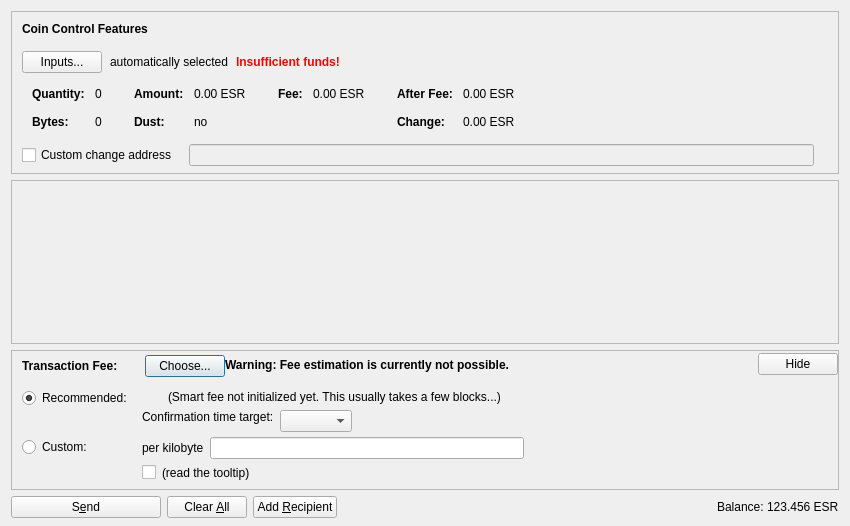
<?xml version="1.0" encoding="UTF-8"?>
<ui version="4.0">
 <class>SendCoinsDialog</class>
 <widget class="QDialog" name="SendCoinsDialog">
  <property name="geometry">
   <rect>
    <x>0</x>
    <y>0</y>
    <width>850</width>
    <height>526</height>
   </rect>
  </property>
  <property name="windowTitle">
   <string>Send Coins</string>
  </property>
  <layout class="QVBoxLayout" name="verticalLayout" stretch="0,1,0,0">
   <property name="bottomMargin">
    <number>8</number>
   </property>
   <item>
    <widget class="QFrame" name="frameCoinControl">
     <property name="sizePolicy">
      <sizepolicy hsizetype="Expanding" vsizetype="Expanding">
       <horstretch>0</horstretch>
       <verstretch>0</verstretch>
      </sizepolicy>
     </property>
     <property name="maximumSize">
      <size>
       <width>16777215</width>
       <height>16777215</height>
      </size>
     </property>
     <property name="frameShape">
      <enum>QFrame::StyledPanel</enum>
     </property>
     <property name="frameShadow">
      <enum>QFrame::Sunken</enum>
     </property>
     <layout class="QVBoxLayout" name="verticalLayoutCoinControl2">
      <property name="spacing">
       <number>0</number>
      </property>
      <property name="leftMargin">
       <number>0</number>
      </property>
      <property name="topMargin">
       <number>0</number>
      </property>
      <property name="rightMargin">
       <number>0</number>
      </property>
      <property name="bottomMargin">
       <number>6</number>
      </property>
      <item>
       <layout class="QVBoxLayout" name="verticalLayoutCoinControl" stretch="0,0,0,0,1">
        <property name="spacing">
         <number>0</number>
        </property>
        <property name="leftMargin">
         <number>10</number>
        </property>
        <property name="topMargin">
         <number>10</number>
        </property>
        <item>
         <layout class="QHBoxLayout" name="horizontalLayoutCoinControl1">
          <property name="bottomMargin">
           <number>15</number>
          </property>
          <item>
           <widget class="QLabel" name="labelCoinControlFeatures">
            <property name="sizePolicy">
             <sizepolicy hsizetype="Preferred" vsizetype="Maximum">
              <horstretch>0</horstretch>
              <verstretch>0</verstretch>
             </sizepolicy>
            </property>
            <property name="font">
             <font>
              <weight>75</weight>
              <bold>true</bold>
             </font>
            </property>
            <property name="styleSheet">
             <string notr="true">font-weight:bold;</string>
            </property>
            <property name="text">
             <string>Coin Control Features</string>
            </property>
           </widget>
          </item>
         </layout>
        </item>
        <item>
         <layout class="QHBoxLayout" name="horizontalLayoutCoinControl2" stretch="0,0,0,0">
          <property name="spacing">
           <number>8</number>
          </property>
          <property name="bottomMargin">
           <number>10</number>
          </property>
          <item>
           <widget class="QPushButton" name="pushButtonCoinControl">
            <property name="styleSheet">
             <string notr="true"/>
            </property>
            <property name="text">
             <string>Inputs...</string>
            </property>
            <property name="autoDefault">
             <bool>false</bool>
            </property>
           </widget>
          </item>
          <item>
           <widget class="QLabel" name="labelCoinControlAutomaticallySelected">
            <property name="text">
             <string>automatically selected</string>
            </property>
            <property name="margin">
             <number>5</number>
            </property>
           </widget>
          </item>
          <item>
           <widget class="QLabel" name="labelCoinControlInsuffFunds">
            <property name="font">
             <font>
              <weight>75</weight>
              <bold>true</bold>
             </font>
            </property>
            <property name="styleSheet">
             <string notr="true">color:red;font-weight:bold;</string>
            </property>
            <property name="text">
             <string>Insufficient funds!</string>
            </property>
            <property name="margin">
             <number>5</number>
            </property>
           </widget>
          </item>
          <item>
           <spacer name="horizontalSpacerCoinControl">
            <property name="orientation">
             <enum>Qt::Horizontal</enum>
            </property>
            <property name="sizeHint" stdset="0">
             <size>
              <width>40</width>
              <height>1</height>
             </size>
            </property>
           </spacer>
          </item>
         </layout>
        </item>
        <item>
         <widget class="QWidget" name="widgetCoinControl" native="true">
          <property name="sizePolicy">
           <sizepolicy hsizetype="Preferred" vsizetype="Preferred">
            <horstretch>0</horstretch>
            <verstretch>0</verstretch>
           </sizepolicy>
          </property>
          <property name="minimumSize">
           <size>
            <width>0</width>
            <height>0</height>
           </size>
          </property>
          <property name="styleSheet">
           <string notr="true"/>
          </property>
          <layout class="QHBoxLayout" name="horizontalLayoutCoinControl5">
           <property name="leftMargin">
            <number>0</number>
           </property>
           <property name="topMargin">
            <number>0</number>
           </property>
           <property name="rightMargin">
            <number>0</number>
           </property>
           <property name="bottomMargin">
            <number>0</number>
           </property>
           <item>
            <layout class="QHBoxLayout" name="horizontalLayoutCoinControl3" stretch="0,0,0,1">
             <property name="spacing">
              <number>20</number>
             </property>
             <property name="topMargin">
              <number>0</number>
             </property>
             <property name="bottomMargin">
              <number>10</number>
             </property>
             <item>
              <layout class="QFormLayout" name="formLayoutCoinControl1">
               <property name="horizontalSpacing">
                <number>10</number>
               </property>
               <property name="verticalSpacing">
                <number>14</number>
               </property>
               <property name="leftMargin">
                <number>10</number>
               </property>
               <property name="topMargin">
                <number>4</number>
               </property>
               <property name="rightMargin">
                <number>6</number>
               </property>
               <item row="0" column="0">
                <widget class="QLabel" name="labelCoinControlQuantityText">
                 <property name="font">
                  <font>
                   <weight>75</weight>
                   <bold>true</bold>
                  </font>
                 </property>
                 <property name="text">
                  <string>Quantity:</string>
                 </property>
                 <property name="margin">
                  <number>0</number>
                 </property>
                </widget>
               </item>
               <item row="0" column="1">
                <widget class="QLabel" name="labelCoinControlQuantity">
                 <property name="cursor">
                  <cursorShape>IBeamCursor</cursorShape>
                 </property>
                 <property name="contextMenuPolicy">
                  <enum>Qt::ActionsContextMenu</enum>
                 </property>
                 <property name="text">
                  <string notr="true">0</string>
                 </property>
                 <property name="margin">
                  <number>0</number>
                 </property>
                 <property name="textInteractionFlags">
                  <set>Qt::LinksAccessibleByMouse|Qt::TextSelectableByKeyboard|Qt::TextSelectableByMouse</set>
                 </property>
                </widget>
               </item>
               <item row="1" column="0">
                <widget class="QLabel" name="labelCoinControlBytesText">
                 <property name="font">
                  <font>
                   <weight>75</weight>
                   <bold>true</bold>
                  </font>
                 </property>
                 <property name="text">
                  <string>Bytes:</string>
                 </property>
                </widget>
               </item>
               <item row="1" column="1">
                <widget class="QLabel" name="labelCoinControlBytes">
                 <property name="cursor">
                  <cursorShape>IBeamCursor</cursorShape>
                 </property>
                 <property name="contextMenuPolicy">
                  <enum>Qt::ActionsContextMenu</enum>
                 </property>
                 <property name="text">
                  <string notr="true">0</string>
                 </property>
                 <property name="textInteractionFlags">
                  <set>Qt::LinksAccessibleByMouse|Qt::TextSelectableByKeyboard|Qt::TextSelectableByMouse</set>
                 </property>
                </widget>
               </item>
              </layout>
             </item>
             <item>
              <layout class="QFormLayout" name="formLayoutCoinControl2">
               <property name="horizontalSpacing">
                <number>10</number>
               </property>
               <property name="verticalSpacing">
                <number>14</number>
               </property>
               <property name="leftMargin">
                <number>6</number>
               </property>
               <property name="topMargin">
                <number>4</number>
               </property>
               <property name="rightMargin">
                <number>6</number>
               </property>
               <item row="0" column="0">
                <widget class="QLabel" name="labelCoinControlAmountText">
                 <property name="font">
                  <font>
                   <weight>75</weight>
                   <bold>true</bold>
                  </font>
                 </property>
                 <property name="text">
                  <string>Amount:</string>
                 </property>
                 <property name="margin">
                  <number>0</number>
                 </property>
                </widget>
               </item>
               <item row="0" column="1">
                <widget class="QLabel" name="labelCoinControlAmount">
                 <property name="cursor">
                  <cursorShape>IBeamCursor</cursorShape>
                 </property>
                 <property name="contextMenuPolicy">
                  <enum>Qt::ActionsContextMenu</enum>
                 </property>
                 <property name="text">
                  <string notr="true">0.00 ESR</string>
                 </property>
                 <property name="textInteractionFlags">
                  <set>Qt::LinksAccessibleByMouse|Qt::TextSelectableByKeyboard|Qt::TextSelectableByMouse</set>
                 </property>
                </widget>
               </item>
               <item row="1" column="0">
                <widget class="QLabel" name="labelCoinControlLowOutputText">
                 <property name="font">
                  <font>
                   <weight>75</weight>
                   <bold>true</bold>
                  </font>
                 </property>
                 <property name="text">
                  <string>Dust:</string>
                 </property>
                </widget>
               </item>
               <item row="1" column="1">
                <widget class="QLabel" name="labelCoinControlLowOutput">
                 <property name="cursor">
                  <cursorShape>IBeamCursor</cursorShape>
                 </property>
                 <property name="contextMenuPolicy">
                  <enum>Qt::ActionsContextMenu</enum>
                 </property>
                 <property name="text">
                  <string notr="true">no</string>
                 </property>
                 <property name="textInteractionFlags">
                  <set>Qt::LinksAccessibleByMouse|Qt::TextSelectableByKeyboard|Qt::TextSelectableByMouse</set>
                 </property>
                </widget>
               </item>
              </layout>
             </item>
             <item>
              <layout class="QFormLayout" name="formLayoutCoinControl3">
               <property name="horizontalSpacing">
                <number>10</number>
               </property>
               <property name="verticalSpacing">
                <number>14</number>
               </property>
               <property name="leftMargin">
                <number>6</number>
               </property>
               <property name="topMargin">
                <number>4</number>
               </property>
               <property name="rightMargin">
                <number>6</number>
               </property>
               <item row="0" column="0">
                <widget class="QLabel" name="labelCoinControlFeeText">
                 <property name="font">
                  <font>
                   <weight>75</weight>
                   <bold>true</bold>
                  </font>
                 </property>
                 <property name="text">
                  <string>Fee:</string>
                 </property>
                 <property name="margin">
                  <number>0</number>
                 </property>
                </widget>
               </item>
               <item row="0" column="1">
                <widget class="QLabel" name="labelCoinControlFee">
                 <property name="cursor">
                  <cursorShape>IBeamCursor</cursorShape>
                 </property>
                 <property name="contextMenuPolicy">
                  <enum>Qt::ActionsContextMenu</enum>
                 </property>
                 <property name="text">
                  <string notr="true">0.00 ESR</string>
                 </property>
                 <property name="textInteractionFlags">
                  <set>Qt::LinksAccessibleByMouse|Qt::TextSelectableByKeyboard|Qt::TextSelectableByMouse</set>
                 </property>
                </widget>
               </item>
              </layout>
             </item>
             <item>
              <layout class="QFormLayout" name="formLayoutCoinControl4">
               <property name="horizontalSpacing">
                <number>10</number>
               </property>
               <property name="verticalSpacing">
                <number>14</number>
               </property>
               <property name="leftMargin">
                <number>6</number>
               </property>
               <property name="topMargin">
                <number>4</number>
               </property>
               <property name="rightMargin">
                <number>6</number>
               </property>
               <item row="0" column="0">
                <widget class="QLabel" name="labelCoinControlAfterFeeText">
                 <property name="font">
                  <font>
                   <weight>75</weight>
                   <bold>true</bold>
                  </font>
                 </property>
                 <property name="text">
                  <string>After Fee:</string>
                 </property>
                 <property name="margin">
                  <number>0</number>
                 </property>
                </widget>
               </item>
               <item row="0" column="1">
                <widget class="QLabel" name="labelCoinControlAfterFee">
                 <property name="cursor">
                  <cursorShape>IBeamCursor</cursorShape>
                 </property>
                 <property name="contextMenuPolicy">
                  <enum>Qt::ActionsContextMenu</enum>
                 </property>
                 <property name="text">
                  <string notr="true">0.00 ESR</string>
                 </property>
                 <property name="textInteractionFlags">
                  <set>Qt::LinksAccessibleByMouse|Qt::TextSelectableByKeyboard|Qt::TextSelectableByMouse</set>
                 </property>
                </widget>
               </item>
               <item row="1" column="0">
                <widget class="QLabel" name="labelCoinControlChangeText">
                 <property name="font">
                  <font>
                   <weight>75</weight>
                   <bold>true</bold>
                  </font>
                 </property>
                 <property name="text">
                  <string>Change:</string>
                 </property>
                </widget>
               </item>
               <item row="1" column="1">
                <widget class="QLabel" name="labelCoinControlChange">
                 <property name="cursor">
                  <cursorShape>IBeamCursor</cursorShape>
                 </property>
                 <property name="contextMenuPolicy">
                  <enum>Qt::ActionsContextMenu</enum>
                 </property>
                 <property name="text">
                  <string notr="true">0.00 ESR</string>
                 </property>
                 <property name="textInteractionFlags">
                  <set>Qt::LinksAccessibleByMouse|Qt::TextSelectableByKeyboard|Qt::TextSelectableByMouse</set>
                 </property>
                </widget>
               </item>
              </layout>
             </item>
            </layout>
           </item>
          </layout>
         </widget>
        </item>
        <item>
         <layout class="QHBoxLayout" name="horizontalLayoutCoinControl4" stretch="0,0,0">
          <property name="spacing">
           <number>12</number>
          </property>
          <property name="sizeConstraint">
           <enum>QLayout::SetDefaultConstraint</enum>
          </property>
          <property name="topMargin">
           <number>5</number>
          </property>
          <property name="rightMargin">
           <number>5</number>
          </property>
          <item>
           <widget class="QCheckBox" name="checkBoxCoinControlChange">
            <property name="toolTip">
             <string>If this is activated, but the change address is empty or invalid, change will be sent to a newly generated address.</string>
            </property>
            <property name="text">
             <string>Custom change address</string>
            </property>
           </widget>
          </item>
          <item>
           <widget class="QValidatedLineEdit" name="lineEditCoinControlChange">
            <property name="enabled">
             <bool>false</bool>
            </property>
            <property name="sizePolicy">
             <sizepolicy hsizetype="Expanding" vsizetype="Fixed">
              <horstretch>0</horstretch>
              <verstretch>0</verstretch>
             </sizepolicy>
            </property>
           </widget>
          </item>
          <item>
           <widget class="QLabel" name="labelCoinControlChangeLabel">
            <property name="sizePolicy">
             <sizepolicy hsizetype="Preferred" vsizetype="Expanding">
              <horstretch>0</horstretch>
              <verstretch>0</verstretch>
             </sizepolicy>
            </property>
            <property name="minimumSize">
             <size>
              <width>0</width>
              <height>0</height>
             </size>
            </property>
            <property name="text">
             <string/>
            </property>
            <property name="margin">
             <number>3</number>
            </property>
           </widget>
          </item>
         </layout>
        </item>
        <item>
         <spacer name="verticalSpacerCoinControl">
          <property name="orientation">
           <enum>Qt::Vertical</enum>
          </property>
          <property name="sizeHint" stdset="0">
           <size>
            <width>800</width>
            <height>1</height>
           </size>
          </property>
         </spacer>
        </item>
       </layout>
      </item>
     </layout>
    </widget>
   </item>
   <item>
    <widget class="QScrollArea" name="scrollArea">
     <property name="widgetResizable">
      <bool>true</bool>
     </property>
     <widget class="QWidget" name="scrollAreaWidgetContents">
      <property name="geometry">
       <rect>
        <x>0</x>
        <y>0</y>
        <width>830</width>
        <height>104</height>
       </rect>
      </property>
      <layout class="QVBoxLayout" name="verticalLayout_2" stretch="0,1">
       <property name="leftMargin">
        <number>0</number>
       </property>
       <property name="topMargin">
        <number>0</number>
       </property>
       <property name="rightMargin">
        <number>0</number>
       </property>
       <property name="bottomMargin">
        <number>0</number>
       </property>
       <item>
        <layout class="QVBoxLayout" name="entries">
         <property name="spacing">
          <number>6</number>
         </property>
        </layout>
       </item>
       <item>
        <spacer name="verticalSpacer">
         <property name="orientation">
          <enum>Qt::Vertical</enum>
         </property>
         <property name="sizeHint" stdset="0">
          <size>
           <width>20</width>
           <height>40</height>
          </size>
         </property>
        </spacer>
       </item>
      </layout>
     </widget>
    </widget>
   </item>
   <item>
    <widget class="QFrame" name="frameFee">
     <property name="sizePolicy">
      <sizepolicy hsizetype="Expanding" vsizetype="Expanding">
       <horstretch>0</horstretch>
       <verstretch>0</verstretch>
      </sizepolicy>
     </property>
     <property name="maximumSize">
      <size>
       <width>16777215</width>
       <height>16777215</height>
      </size>
     </property>
     <property name="frameShape">
      <enum>QFrame::StyledPanel</enum>
     </property>
     <property name="frameShadow">
      <enum>QFrame::Sunken</enum>
     </property>
     <layout class="QVBoxLayout" name="verticalLayoutFee1">
      <property name="spacing">
       <number>0</number>
      </property>
      <property name="leftMargin">
       <number>0</number>
      </property>
      <property name="topMargin">
       <number>0</number>
      </property>
      <property name="rightMargin">
       <number>0</number>
      </property>
      <property name="bottomMargin">
       <number>0</number>
      </property>
      <item>
       <layout class="QVBoxLayout" name="verticalLayoutFee2" stretch="0,0,0">
        <property name="spacing">
         <number>0</number>
        </property>
        <property name="leftMargin">
         <number>10</number>
        </property>
        <property name="topMargin">
         <number>0</number>
        </property>
        <item>
         <layout class="QHBoxLayout" name="horizontalLayoutFee1">
          <property name="bottomMargin">
           <number>0</number>
          </property>
          <item>
           <layout class="QVBoxLayout" name="verticalLayoutFee7">
            <property name="spacing">
             <number>0</number>
            </property>
            <item>
             <spacer name="verticalSpacerSmartFee">
              <property name="orientation">
               <enum>Qt::Vertical</enum>
              </property>
              <property name="sizeType">
               <enum>QSizePolicy::Fixed</enum>
              </property>
              <property name="sizeHint" stdset="0">
               <size>
                <width>1</width>
                <height>4</height>
               </size>
              </property>
             </spacer>
            </item>
            <item>
             <layout class="QHBoxLayout" name="horizontalLayoutSmartFee">
              <property name="spacing">
               <number>10</number>
              </property>
              <item>
               <widget class="QLabel" name="labelFeeHeadline">
                <property name="sizePolicy">
                 <sizepolicy hsizetype="Preferred" vsizetype="Maximum">
                  <horstretch>0</horstretch>
                  <verstretch>0</verstretch>
                 </sizepolicy>
                </property>
                <property name="font">
                 <font>
                  <weight>75</weight>
                  <bold>true</bold>
                 </font>
                </property>
                <property name="styleSheet">
                 <string notr="true">font-weight:bold;</string>
                </property>
                <property name="text">
                 <string>Transaction Fee:</string>
                </property>
               </widget>
              </item>
              <item>
               <widget class="QLabel" name="labelFeeMinimized">
                <property name="text">
                 <string/>
                </property>
               </widget>
              </item>
              <item>
               <widget class="QPushButton" name="buttonChooseFee">
                <property name="text">
                 <string>Choose...</string>
                </property>
               </widget>
              </item>
             </layout>
            </item>
            <item>
             <spacer name="verticalSpacer_5">
              <property name="orientation">
               <enum>Qt::Vertical</enum>
              </property>
              <property name="sizeHint" stdset="0">
               <size>
                <width>1</width>
                <height>1</height>
               </size>
              </property>
             </spacer>
            </item>
           </layout>
          </item>
          <item>
           <widget class="QLabel" name="fallbackFeeWarningLabel">
            <property name="toolTip">
             <string>Using the fallbackfee can result in sending a transaction that will take several hours or days (or never) to confirm. Consider choosing your fee manually or wait until you have validated the complete chain.</string>
            </property>
            <property name="font">
            <font>
                <weight>75</weight>
                <bold>true</bold>
            </font>
            </property>
            <property name="text">
             <string>Warning: Fee estimation is currently not possible.</string>
            </property>
            <property name="wordWrap">
             <bool>false</bool>
            </property>
           </widget>
          </item>
          <item>
           <spacer name="horizontalSpacer_4">
            <property name="orientation">
             <enum>Qt::Horizontal</enum>
            </property>
            <property name="sizeType">
             <enum>QSizePolicy::MinimumExpanding</enum>
            </property>
            <property name="sizeHint" stdset="0">
             <size>
              <width>40</width>
              <height>20</height>
             </size>
            </property>
           </spacer>
          </item>
          <item>
           <widget class="QPushButton" name="buttonMinimizeFee">
            <property name="toolTip">
             <string>collapse fee-settings</string>
            </property>
            <property name="text">
             <string>Hide</string>
            </property>
           </widget>
          </item>
         </layout>
        </item>
        <item>
         <widget class="QFrame" name="frameFeeSelection">
          <layout class="QVBoxLayout" name="verticalLayoutFee12">
           <property name="spacing">
            <number>0</number>
           </property>
           <property name="leftMargin">
            <number>0</number>
           </property>
           <property name="topMargin">
            <number>0</number>
           </property>
           <property name="rightMargin">
            <number>0</number>
           </property>
           <property name="bottomMargin">
            <number>0</number>
           </property>
           <item>
            <layout class="QGridLayout" name="gridLayoutFee">
             <property name="topMargin">
              <number>10</number>
             </property>
             <property name="bottomMargin">
              <number>4</number>
             </property>
             <property name="horizontalSpacing">
              <number>10</number>
             </property>
             <property name="verticalSpacing">
              <number>4</number>
             </property>
             <item row="1" column="1">
              <layout class="QVBoxLayout" name="verticalLayoutFee8">
               <property name="spacing">
                <number>6</number>
               </property>
               <item>
                <layout class="QHBoxLayout" name="horizontalLayoutFee13">
                 <item>
                  <widget class="QLabel" name="labelCustomPerKilobyte">
                   <property name="toolTip">
                    <string>If the custom fee is set to 1000 satoshis and the transaction is only 250 bytes, then &quot;per kilobyte&quot; only pays 250 satoshis in fee, while &quot;total at least&quot; pays 1000 satoshis. For transactions bigger than a kilobyte both pay by kilobyte.</string>
                   </property>
                   <property name="text">
                    <string>per kilobyte</string>
                   </property>
                  </widget>
                 </item>
                 <item>
                  <widget class="BitcoinAmountField" name="customFee"/>
                 </item>
                 <item>
                  <spacer name="horizontalSpacer_6">
                   <property name="orientation">
                    <enum>Qt::Horizontal</enum>
                   </property>
                   <property name="sizeHint" stdset="0">
                    <size>
                     <width>1</width>
                     <height>1</height>
                    </size>
                   </property>
                  </spacer>
                 </item>
                </layout>
               </item>
               <item>
                <layout class="QHBoxLayout" name="horizontalLayoutFee8">
                 <item>
                  <widget class="QCheckBox" name="checkBoxMinimumFee">
                   <property name="toolTip">
                    <string>Paying only the minimum fee is just fine as long as there is less transaction volume than space in the blocks. But be aware that this can end up in a never confirming transaction once there is more demand for litecoin transactions than the network can process.</string>
                   </property>
                   <property name="text">
                    <string/>
                   </property>
                  </widget>
                 </item>
                 <item>
                  <widget class="QLabel" name="labelMinFeeWarning">
                   <property name="enabled">
                    <bool>true</bool>
                   </property>
                   <property name="toolTip">
                    <string>Paying only the minimum fee is just fine as long as there is less transaction volume than space in the blocks. But be aware that this can end up in a never confirming transaction once there is more demand for litecoin transactions than the network can process.</string>
                   </property>
                   <property name="text">
                    <string>(read the tooltip)</string>
                   </property>
                   <property name="margin">
                    <number>5</number>
                   </property>
                  </widget>
                 </item>
                 <item>
                  <spacer name="horizontalSpacer_2">
                   <property name="orientation">
                    <enum>Qt::Horizontal</enum>
                   </property>
                   <property name="sizeHint" stdset="0">
                    <size>
                     <width>1</width>
                     <height>1</height>
                    </size>
                   </property>
                  </spacer>
                 </item>
                </layout>
               </item>
              </layout>
             </item>
             <item row="0" column="0">
              <layout class="QVBoxLayout" name="verticalLayoutFee4" stretch="0,1">
               <item>
                <widget class="QRadioButton" name="radioSmartFee">
                 <property name="text">
                  <string>Recommended:</string>
                 </property>
                 <property name="checked">
                  <bool>true</bool>
                 </property>
                 <attribute name="buttonGroup">
                  <string notr="true">groupFee</string>
                 </attribute>
                </widget>
               </item>
               <item>
                <spacer name="verticalSpacer_2">
                 <property name="orientation">
                  <enum>Qt::Vertical</enum>
                 </property>
                 <property name="sizeHint" stdset="0">
                  <size>
                   <width>1</width>
                   <height>1</height>
                  </size>
                 </property>
                </spacer>
               </item>
              </layout>
             </item>
             <item row="1" column="0">
              <layout class="QVBoxLayout" name="verticalLayoutFee9" stretch="0,1">
               <item>
                <widget class="QRadioButton" name="radioCustomFee">
                 <property name="text">
                  <string>Custom:</string>
                 </property>
                 <attribute name="buttonGroup">
                  <string notr="true">groupFee</string>
                 </attribute>
                </widget>
               </item>
               <item>
                <spacer name="verticalSpacer_6">
                 <property name="orientation">
                  <enum>Qt::Vertical</enum>
                 </property>
                 <property name="sizeHint" stdset="0">
                  <size>
                   <width>1</width>
                   <height>1</height>
                  </size>
                 </property>
                </spacer>
               </item>
              </layout>
             </item>
             <item row="0" column="1">
              <layout class="QVBoxLayout" name="verticalLayoutFee3" stretch="0,0,1">
               <property name="spacing">
                <number>6</number>
               </property>
               <property name="topMargin">
                <number>2</number>
               </property>
               <item>
                <layout class="QHBoxLayout" name="horizontalLayoutFee12">
                 <item>
                  <widget class="QLabel" name="labelSmartFee">
                   <property name="text">
                    <string/>
                   </property>
                   <property name="margin">
                    <number>2</number>
                   </property>
                  </widget>
                 </item>
                 <item>
                  <widget class="QLabel" name="labelFeeEstimation">
                   <property name="text">
                    <string/>
                   </property>
                  </widget>
                 </item>
                 <item>
                  <widget class="QLabel" name="labelSmartFee2">
                   <property name="text">
                    <string>(Smart fee not initialized yet. This usually takes a few blocks...)</string>
                   </property>
                   <property name="margin">
                    <number>2</number>
                   </property>
                  </widget>
                 </item>
                 <item>
                  <spacer name="horizontalSpacer_5">
                   <property name="orientation">
                    <enum>Qt::Horizontal</enum>
                   </property>
                   <property name="sizeHint" stdset="0">
                    <size>
                     <width>1</width>
                     <height>1</height>
                    </size>
                   </property>
                  </spacer>
                 </item>
                </layout>
               </item>
               <item>
                <layout class="QHBoxLayout" name="horizontalLayoutFee9">
                 <item>
                  <layout class="QVBoxLayout" name="verticalLayoutFee6">
                   <item>
                    <widget class="QLabel" name="labelSmartFee3">
                     <property name="text">
                      <string>Confirmation time target:</string>
                     </property>
                     <property name="margin">
                      <number>2</number>
                     </property>
                    </widget>
                   </item>
                   <item>
                    <spacer name="verticalSpacer_3">
                     <property name="orientation">
                      <enum>Qt::Vertical</enum>
                     </property>
                     <property name="sizeHint" stdset="0">
                      <size>
                       <width>1</width>
                       <height>1</height>
                      </size>
                     </property>
                    </spacer>
                   </item>
                  </layout>
                 </item>
                 <item>
                  <layout class="QVBoxLayout" name="verticalLayoutFee5">
                   <property name="rightMargin">
                    <number>30</number>
                   </property>
                   <item>
                    <layout class="QHBoxLayout" name="horizontalLayoutConfTarget">
                     <property name="bottomMargin">
                      <number>0</number>
                     </property>
                     <item>
                      <widget class="QComboBox" name="confTargetSelector"/>
                     </item>
                     <item>
                      <spacer name="horizontalSpacerConfTarget">
                       <property name="orientation">
                        <enum>Qt::Horizontal</enum>
                       </property>
                       <property name="sizeHint" stdset="0">
                        <size>
                         <width>40</width>
                         <height>20</height>
                        </size>
                       </property>
                      </spacer>
                     </item>
                    </layout>
                   </item>
                  </layout>
                 </item>
                </layout>
               </item>
               <item>
                <spacer name="verticalSpacer_4">
                 <property name="orientation">
                  <enum>Qt::Vertical</enum>
                 </property>
                 <property name="sizeHint" stdset="0">
                  <size>
                   <width>1</width>
                   <height>1</height>
                  </size>
                 </property>
                </spacer>
               </item>
              </layout>
             </item>
            </layout>
           </item>
          </layout>
         </widget>
        </item>
        <item>
         <spacer name="verticalSpacerFee">
          <property name="orientation">
           <enum>Qt::Vertical</enum>
          </property>
          <property name="sizeHint" stdset="0">
           <size>
            <width>40</width>
            <height>5</height>
           </size>
          </property>
         </spacer>
        </item>
       </layout>
      </item>
     </layout>
    </widget>
   </item>
   <item>
    <layout class="QHBoxLayout" name="horizontalLayout">
     <item>
      <widget class="QPushButton" name="sendButton">
       <property name="minimumSize">
        <size>
         <width>150</width>
         <height>0</height>
        </size>
       </property>
       <property name="toolTip">
        <string>Confirm the send action</string>
       </property>
       <property name="text">
        <string>S&amp;end</string>
       </property>
       <property name="icon">
        <iconset resource="../bitcoin.qrc">
         <normaloff>:/icons/send</normaloff>:/icons/send</iconset>
       </property>
       <property name="autoDefault">
        <bool>false</bool>
       </property>
       <property name="default">
        <bool>false</bool>
       </property>
      </widget>
     </item>
     <item>
      <widget class="QPushButton" name="clearButton">
       <property name="sizePolicy">
        <sizepolicy hsizetype="Minimum" vsizetype="Fixed">
         <horstretch>0</horstretch>
         <verstretch>0</verstretch>
        </sizepolicy>
       </property>
       <property name="toolTip">
        <string>Clear all fields of the form.</string>
       </property>
       <property name="text">
        <string>Clear &amp;All</string>
       </property>
       <property name="icon">
        <iconset resource="../bitcoin.qrc">
         <normaloff>:/icons/remove</normaloff>:/icons/remove</iconset>
       </property>
       <property name="autoDefault">
        <bool>false</bool>
       </property>
      </widget>
     </item>
     <item>
      <widget class="QPushButton" name="addButton">
       <property name="toolTip">
        <string>Send to multiple recipients at once</string>
       </property>
       <property name="text">
        <string>Add &amp;Recipient</string>
       </property>
       <property name="icon">
        <iconset resource="../bitcoin.qrc">
         <normaloff>:/icons/add</normaloff>:/icons/add</iconset>
       </property>
       <property name="autoDefault">
        <bool>false</bool>
       </property>
      </widget>
     </item>
     <item>
      <spacer name="horizontalSpacer">
       <property name="orientation">
        <enum>Qt::Horizontal</enum>
       </property>
       <property name="sizeHint" stdset="0">
        <size>
         <width>40</width>
         <height>20</height>
        </size>
       </property>
      </spacer>
     </item>
     <item>
      <layout class="QHBoxLayout" name="horizontalLayout_2">
       <property name="spacing">
        <number>3</number>
       </property>
       <item>
        <widget class="QLabel" name="label">
         <property name="sizePolicy">
          <sizepolicy hsizetype="Preferred" vsizetype="Fixed">
           <horstretch>0</horstretch>
           <verstretch>0</verstretch>
          </sizepolicy>
         </property>
         <property name="text">
          <string>Balance:</string>
         </property>
        </widget>
       </item>
       <item>
        <widget class="QLabel" name="labelBalance">
         <property name="sizePolicy">
          <sizepolicy hsizetype="Preferred" vsizetype="Fixed">
           <horstretch>0</horstretch>
           <verstretch>0</verstretch>
          </sizepolicy>
         </property>
         <property name="cursor">
          <cursorShape>IBeamCursor</cursorShape>
         </property>
         <property name="text">
          <string notr="true">123.456 ESR</string>
         </property>
         <property name="textInteractionFlags">
          <set>Qt::LinksAccessibleByMouse|Qt::TextSelectableByKeyboard|Qt::TextSelectableByMouse</set>
         </property>
        </widget>
       </item>
      </layout>
     </item>
    </layout>
   </item>
  </layout>
 </widget>
 <customwidgets>
  <customwidget>
   <class>QValidatedLineEdit</class>
   <extends>QLineEdit</extends>
   <header>qt/qvalidatedlineedit.h</header>
  </customwidget>
  <customwidget>
   <class>BitcoinAmountField</class>
   <extends>QLineEdit</extends>
   <header>qt/bitcoinamountfield.h</header>
   <container>1</container>
  </customwidget>
 </customwidgets>
 <resources>
  <include location="../bitcoin.qrc"/>
 </resources>
 <connections/>
 <buttongroups>
  <buttongroup name="groupFee"/>
 </buttongroups>
</ui>
